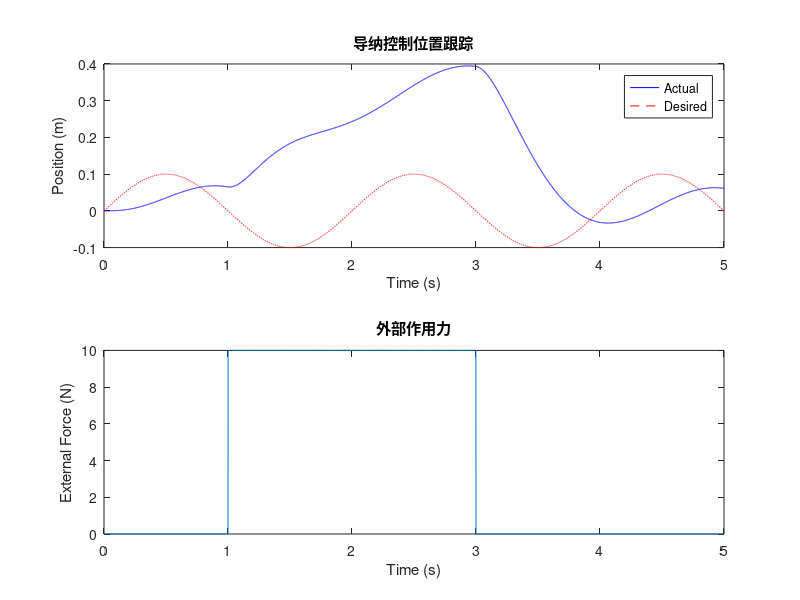

The MATLAB source for this figure:
% 导纳参数定义
M = 2;   % 质量 (kg)
B = 15;  % 阻尼 (Ns/m)
K = 30;  % 刚度 (N/m)

% 初始状态
x = 0;      % 初始位置
x_dot = 0;  % 初始速度
x_d = 0;    % 期望位置

% 仿真参数
dt = 0.001; % 时间步长
t_total = 5;% 总时长
steps = t_total/dt;

% 数据记录
pos_actual = zeros(1, steps);
pos_desired = zeros(1, steps);
force_ext = zeros(1, steps);

% 导纳控制主循环
for i = 1:steps
    t = i*dt;
    
    % 生成期望轨迹（示例为正弦运动）
    x_d = 0.1 * sin(2*pi*0.5*t);
    
    % 模拟外部力（示例为阶跃响应）
    if t > 1 && t < 3
        F_ext = 10; 
    else
        F_ext = 0;
    end
    
    % 导纳控制方程计算加速度
    x_ddot = (F_ext - B*(x_dot - 0) - K*(x - x_d)) / M;
    
    % 数值积分更新状态
    x_dot = x_dot + x_ddot * dt;
    x = x + x_dot * dt;
    
    % 记录数据
    pos_actual(i) = x;
    pos_desired(i) = x_d;
    force_ext(i) = F_ext;
end

% 可视化结果
figure;
subplot(2,1,1);
plot(dt:dt:t_total, pos_actual, 'b', dt:dt:t_total, pos_desired, 'r--');
xlabel('Time (s)');
ylabel('Position (m)');
legend('Actual','Desired');
title('导纳控制位置跟踪');

subplot(2,1,2);
plot(dt:dt:t_total, force_ext);
xlabel('Time (s)');
ylabel('External Force (N)');
title('外部作用力');

